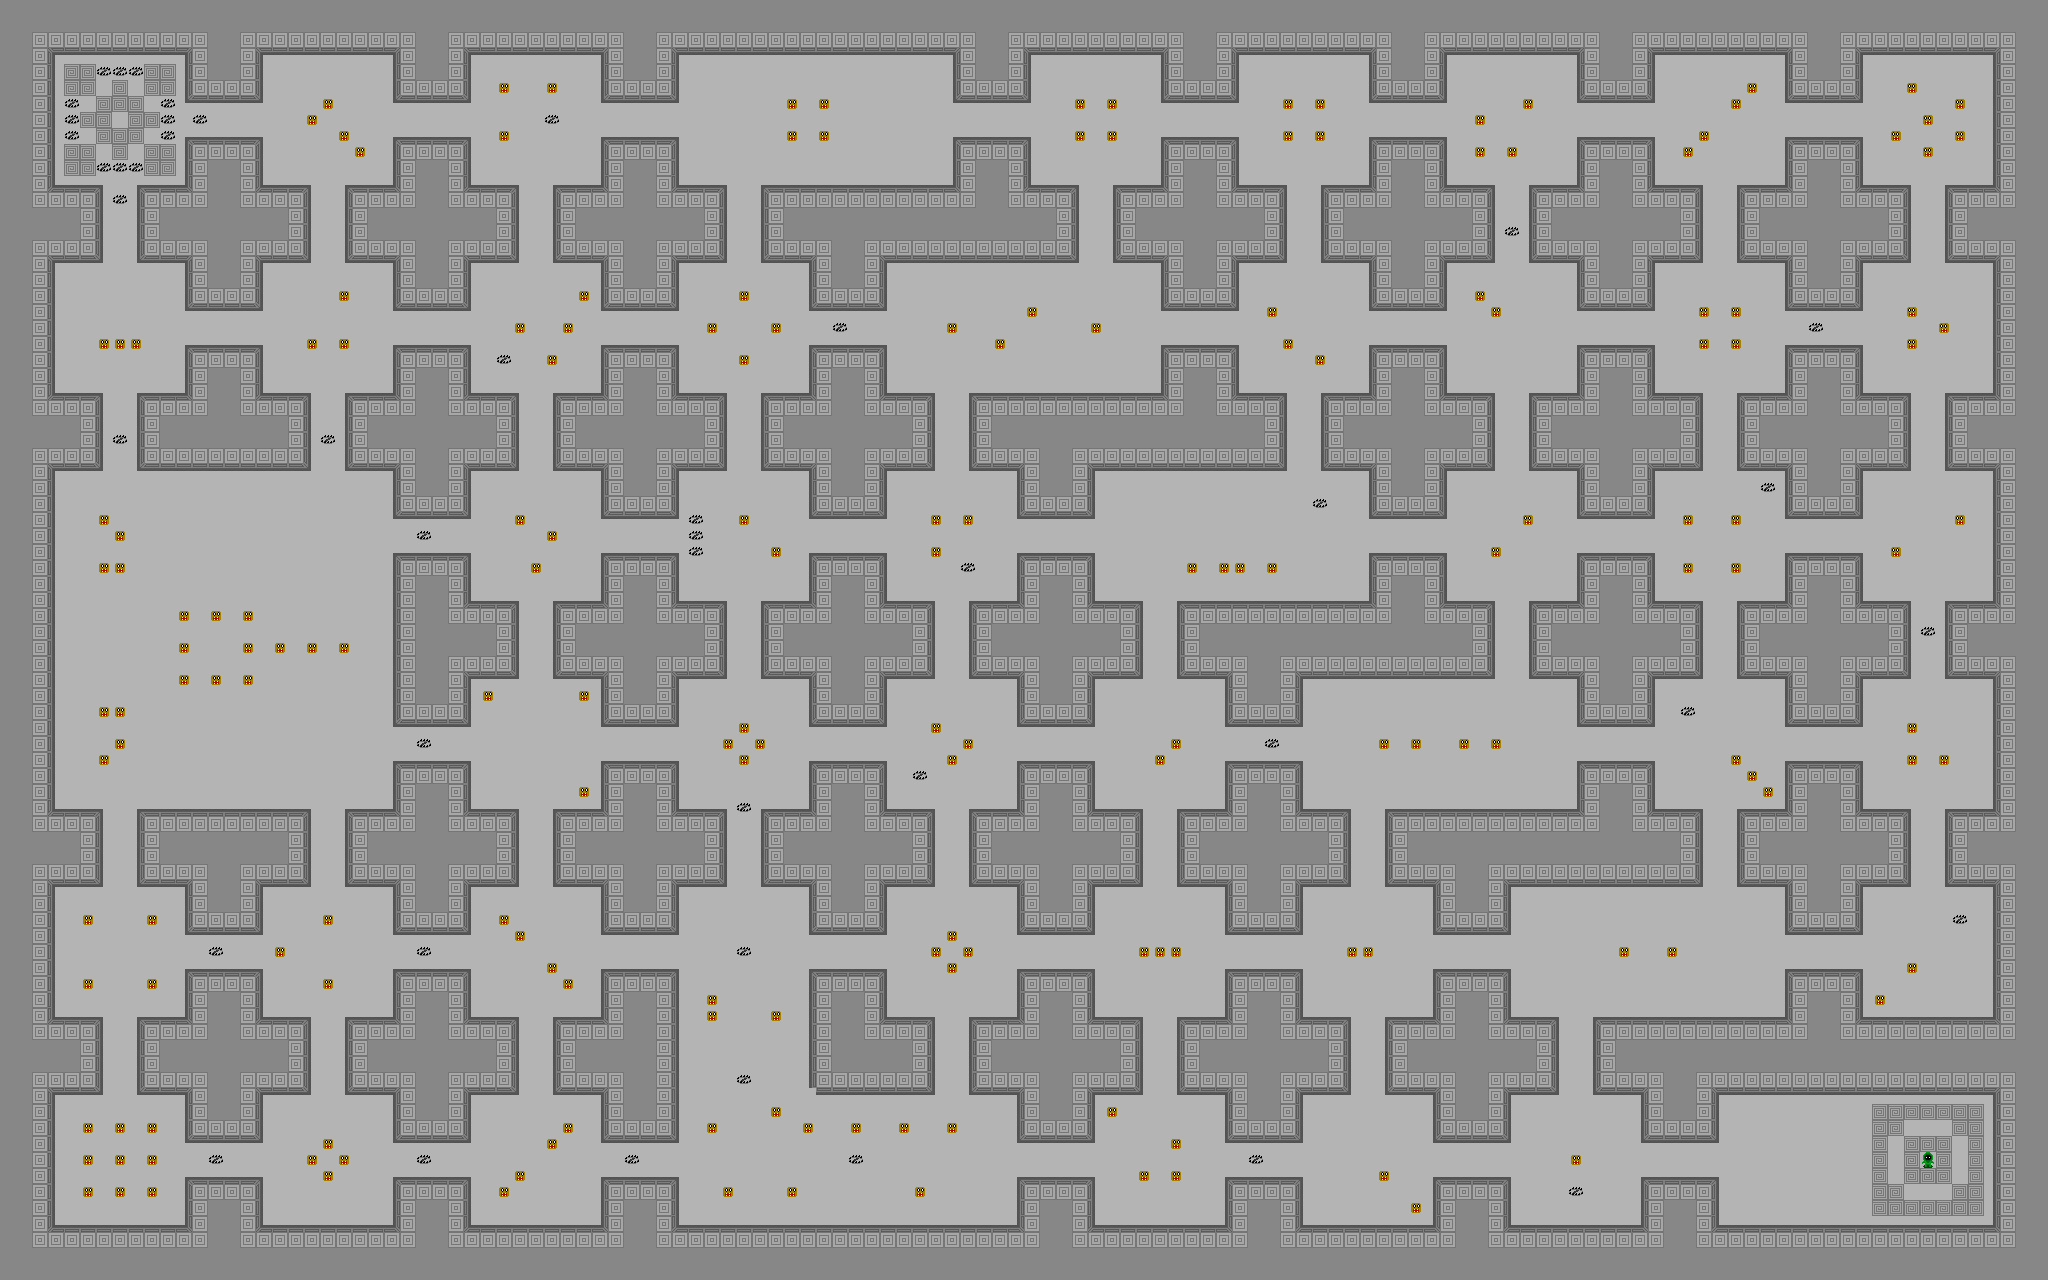

This game map was drawn from its Tiled (.tmx) file and the tilesets committed beside it. A one-line description and the trimmed map source follow:
An orthogonal 128x80 tile map with 16x16 px tiles, 3 tile layers (Terrain, Items, Characters), 9 tilesets.

<map version="1.0" tiledversion="1.1.5" orientation="orthogonal" renderorder="right-down" width="128" height="80" tilewidth="16" tileheight="16" infinite="0" backgroundcolor="#000000" nextobjectid="1">
 <tileset firstgid="1" source="../sprites/Terrain.tsx" />
 <tileset firstgid="26" source="../sprites/ChestClose.tsx" />
 <tileset firstgid="27" source="../sprites/Wood1.tsx" />
 <tileset firstgid="28" source="../sprites/FaceRight.tsx" />
 <tileset firstgid="29" source="../sprites/GreenFrontBoy.tsx" />
 <tileset firstgid="30" source="WeirdCorners.tsx" />
 <tileset firstgid="42" source="CureTile.tsx" />
 <tileset firstgid="48" source="../sprites/BearTrapOpen.tsx" />
 <tileset firstgid="49" source="FreezePotion.tsx" />
 <layer name="Terrain" width="128" height="80">
  <data>[10240 cells, 10240 non-empty, 25 distinct tile ids]</data>
 </layer>
 <layer name="Items" width="128" height="80">
  <data>[10240 cells, 0 non-empty, 0 distinct tile ids]</data>
 </layer>
 <layer name="Characters" width="128" height="80">
  <data>[10240 cells, 185 non-empty, 2 distinct tile ids]</data>
 </layer>
</map>